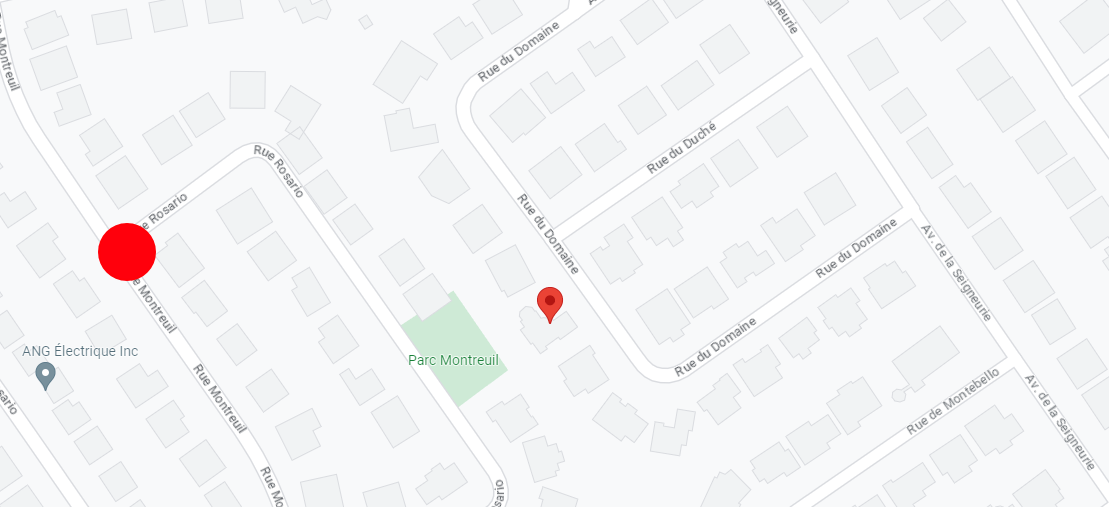
#> input picture src/primary_aircraft/cv_core/map2.png, 1109 x 507 px, found by its file name
$ python cv_core.py
#> lines starting #> are read from the running program, lines starting #| are printed output that depends on the picture; after the words box and inside, x2 and y2 are one past the last pixel; in counts of white or black regions, pixels touching at a corner belong together
### src/utils/nav_math.py
import math

from numpy import pi, sin, cos, arcsin, sqrt


def radius (lat):
    lat = math.radians(lat) #converting into radians
    a = 6378.137  #Radius at sea level at equator
    b = 6356.752  #Radius at poles
    c = (a**2*math.cos(lat))**2
    d = (b**2*math.sin(lat))**2
    e = (a*math.cos(lat))**2
    f = (b*math.sin(lat))**2
    R = math.sqrt((c+d)/(e+f))
    return R # @sea level

# [56 lines left out: functions distCoords, distCoords2, not called in this run]

def get_lat_lon_from_dy_dx(latitude, longitude, dx, dy):
    r_earth = radius(latitude)
    new_latitude = latitude + (dy /1000 / r_earth) * (180 / pi);
    new_longitude = longitude + (dx /1000 / r_earth) * (180 / pi) / cos(latitude * pi / 180);

    return new_latitude, new_longitude

# [63 lines left out: functions get_point_at_distance, orientation, not called in this run]
    # N dlat ; E dlon -> ex: (N 10deg ; E 20deg)

# [8 lines that do not run on import are left out]

### src/primary_aircraft/cv_core/cv_core.py
# Nous tentons de calculer la position d'une cible CIRCULAIRE d'une couleur connue à partir d'un avion en vol. Nous connaissons sa position GPS et son altitude, ainsi que son orientation.
# Nous utiliseron python et open cv
# Inputs:
#   - Résolution (échelle) [m/px]
#   - Coordonnées GPS du centre de l'image [GPS]
#   - Couleur recherchée
#   - Image
#   - Bearing / Orientation / Yaw

# 1) Détecter la cible sur l'image
#
# 2) Évaluer la position de la cible [en pixels] par rapport au centre de l'image
#
# 3) Utiliser l'altitude [en metres], la direction [degrès par rapport au nord] et la position du véhicule [coordonnées GPS] pour calculer la position de la cible

import math

import cv2
import numpy as np

from utils.nav_math import get_lat_lon_from_dy_dx
from modules.cameratransform import SpatialOrientation, camera, projection


# [61 lines left out: functions calculate_target_coordinates_horizontal, get_img_offset_meters, not called in this run]


def color_detection(color, hsv, img):
    # traitement des couleurs sur l'image (color_detection(color, hsv))
    # filtrage (upper and lower color)
    color = color.lower()
    if color == "rouge" or color == "red":

        # lower boundary RED color range values; Hue (0 - 10)
        lower_red1 = np.array([0, 100, 25])  # S was 80
        upper_red1 = np.array([10, 255, 255])

        # upper boundary RED color range values; Hue (160 - 180)
        lower_red2 = np.array([170, 100, 25])  # H = 170 ou autre chose...
        upper_red2 = np.array([180, 255, 255])

        lower_mask = cv2.inRange(hsv, lower_red1, upper_red1)
        upper_mask = cv2.inRange(hsv, lower_red2, upper_red2)

        mask = lower_mask + upper_mask

        result = cv2.bitwise_and(img, img, mask=mask)

        return (result, mask)


    elif color == "jaune" or color == "yellow":

        # lower and upper boundaries YELLOW color range values; Hue (40 - 75)
        lower_jaune = np.array([20, 80, 50])
        upper_jaune = np.array([39, 255, 255])

        mask = cv2.inRange(hsv, lower_jaune,
                           upper_jaune)  # select the green pixel in the range of the lower and upper green limit

        result = cv2.bitwise_and(img, img, mask=mask)

        return (result, mask)

    elif color == "vert" or color == "verte" or color == "green":
        # lower and upper boundaries GREEN color range values; Hue (40 - 75)
        lower_green = np.array([40, 80, 25])  # lower_green = np.array([40, 80, 25])
        upper_green = np.array([80, 255, 255])

        mask = cv2.inRange(hsv, lower_green,
                           upper_green)  # select the green pixel in the range of the lower and upper green limit

        result = cv2.bitwise_and(img, img, mask=mask)

        return (result, mask)

    elif color == "turquoise":
        # lower and upper boundaries TURQUOISE color range values; Hue (40 - 75)
        lower_turquoise = np.array([85, 80, 25])
        upper_turquoise = np.array([95, 255, 255])

        mask = cv2.inRange(hsv, lower_turquoise,
                           upper_turquoise)  # select the turquoise pixel in the range of the lower and upper turquoise limit

        result = cv2.bitwise_and(img, img, mask=mask)

        return (result, mask)

    elif color == "bleu" or color == "bleue" or color == "blue":
        lower_blue = np.array([100, 80, 25])
        upper_blue = np.array([135, 255, 255])

        mask = cv2.inRange(hsv, lower_blue,
                           upper_blue)  # select the blue pixel in the range of the lower and upper blue limit

        result = cv2.bitwise_and(img, img, mask=mask)

        return (result, mask)

    elif color == "rose" or color == "pink":
        # lower and upper boundaries PINK color range value
        lower_pink = np.array([145, 80, 25])
        upper_pink = np.array([169, 255, 255])

        mask = cv2.inRange(hsv, lower_pink,
                           upper_pink)  # select the pink pixel in the range of the lower and upper pink limit

        result = cv2.bitwise_and(img, img, mask=mask)

        return (result, mask)

    # Not working well...
    elif color == "mauve" or color == "purple":
        # lower and upper boundaries PINK color range value
        lower_purple = np.array([135, 50, 25])
        upper_purple = np.array([145, 255, 255])

        mask = cv2.inRange(hsv, lower_purple,
                           upper_purple)  # select the pink pixel in the range of the lower and upper pink limit

        result = cv2.bitwise_and(img, img, mask=mask)

        return (result, mask)


def detect_target(frame, color):
    """
    Detects the target on the captured frame.

    Args:
        frame: The image frame as taken from the camera
        color: A string describing the target's color

    Returns:
        frame: The image frame as taken from the camera, with the detected contour.
        target_contour: The contour of the target if detected, otherwise None
    """

    # Convertir l'image en espace de couleur HSV
    hsv_frame = cv2.cvtColor(frame, cv2.COLOR_BGR2HSV)

    # Filtrer la couleur rouge dans l'image
    result, mask = color_detection(color, hsv_frame, frame)

    # Appliquer un flou pour réduire le bruit
    blurred_mask = cv2.GaussianBlur(mask, (5, 5), 0)

    # Trouver les contours de la cible
    contours, _ = cv2.findContours(blurred_mask, cv2.RETR_EXTERNAL, cv2.CHAIN_APPROX_SIMPLE)

    # Identifier le contour circulaire le plus grand (supposé être la cible)
    if len(contours) == 0:

        return frame, None

    else:
        target_contour = max(contours, key=cv2.contourArea)

        # Dessiner le contour de la cible sur l'image d'origine
        cv2.drawContours(frame, [target_contour], -1, (0, 255, 0), 2)

        return frame, target_contour


def pos_target(frame, target_contour):
    '''
    Find the position of the center of the target relative to the image center.

    Args:
        frame: The image
        target_contour: The contour of the detected target

    Returns:
        pos: The [X, Y] coordinates (in pixels) of the target's center relative to the image center.
             A positive X indicates the target is on the right side of the image and
             a positive Y indicates that the target is on the upper side of the image.

    '''

    # Calculer les coordonnées du centre de l'image
    height, width = frame.shape[:2]
    center_x_image = width // 2
    center_y_image = height // 2

    # Trouver le centre du contour de la cible
    M = cv2.moments(target_contour)
    center_x_target = int(M["m10"] / M["m00"])
    center_y_target = int(M["m01"] / M["m00"])
    # on dessine un point au centre de l'image
    cv2.circle(frame, (center_x_target, center_y_target), 3, (0, 255, 0), -1)
    cv2.line(frame, (center_x_target, center_y_target), (center_x_image, center_y_image), (0, 255, 0), 2)

    # Calculer les positions relatives de la cible par rapport au centre de l'image
    relative_position_x = center_x_target - center_x_image
    relative_position_y = - center_y_target + center_y_image

    print("Position relative de la cible par rapport au centre de l'image (en pixels) :")
    print("X :", relative_position_x)
    print("Y :", relative_position_y)

    pos = [center_x_target, center_y_target]
    rel_pos = [relative_position_x, relative_position_y]

    return rel_pos, pos


def locate_target(bearing, center_gps, x_y_target, resolution):
    '''
    Locate the target based on the GPS coordinate system.

    Args:
        bearing: the compass bearing [degrees from North]
        center_gps: the gps coordinates of the image center,
                    assumed to be the coordinates of the plane [latitude. longitude]
        x_y_target: the [X, Y] coordinates of the target about the image center
        resolution: The camera's resolution per meter of altitude [m/(px*m)]

    Returns:
        target_gps: The target's GPS coordinates.
    '''

    # Convertir la direction de l'avion de degrés en radians
    bearing_rad = math.radians(bearing)

    # Convertir les coordonnées GPS du véhicule en coordonnées cartésiennes (X, Y) par rapport à l'origine (centre de l'image)
    # Vous pouvez utiliser des formules de conversion spécifiques en fonction de votre système de coordonnées (par exemple, WGS84)
    latitude_origin = center_gps[0]
    longitude_origin = center_gps[1]

    # Convertir la position de la cible de pixels en mètres
    x = x_y_target[0] * resolution  # Vous devrez connaître la résolution de l'image en mètres/pixel
    y = x_y_target[1] * resolution  # Vous devrez connaître la résolution de l'image en mètres/pixel

    # Effectuer la rotation en fonction de la direction de l'avion [mètres vers l'Est et vers le Nord]
    rotated_x = x * math.cos(bearing_rad) - y * math.sin(bearing_rad)
    rotated_y = x * math.sin(bearing_rad) + y * math.cos(bearing_rad)

    # À partir des coordonnées du véhicule et le offset en mètres vers le Nord et le Sud, trouver les coordonnées de la Cible
    dlat, dlong = get_lat_lon_from_dy_dx(latitude_origin, longitude_origin, rotated_x, rotated_y)
    # dlat2, dlong2 = get_point_at_distance(latitude_origin, longitude_origin, rotated_x, rotated_y)

    target_gps = [dlat, dlong]
    target_pos_rel = [x, y]

    return target_gps, target_pos_rel

if __name__ == '__main__':
    resolution = 945.4581754044675 / 803
    resolution = 463.6084526469746 / 1109
    latitude_vehicule, longitude_vehicule = 45.51778389240875, -73.78416575263206
    bearing = 0

    # Charger l'image
    image_path = r'C:\Users\Dolar\OneDrive\Bureau\All files\Projects\AdvancedACP\src\primary_aircraft\cv_core\map2.png'
    image = cv2.imread(image_path)
#> image is the input picture: shape (507, 1109, 3); mean B, G, R 245.1, 244.2, 244

    res, target_contour = detect_target(image, 'red')
#> in color_detection, `lower_mask = cv2.inRange(hsv, lower_red1, upper_red1)`:
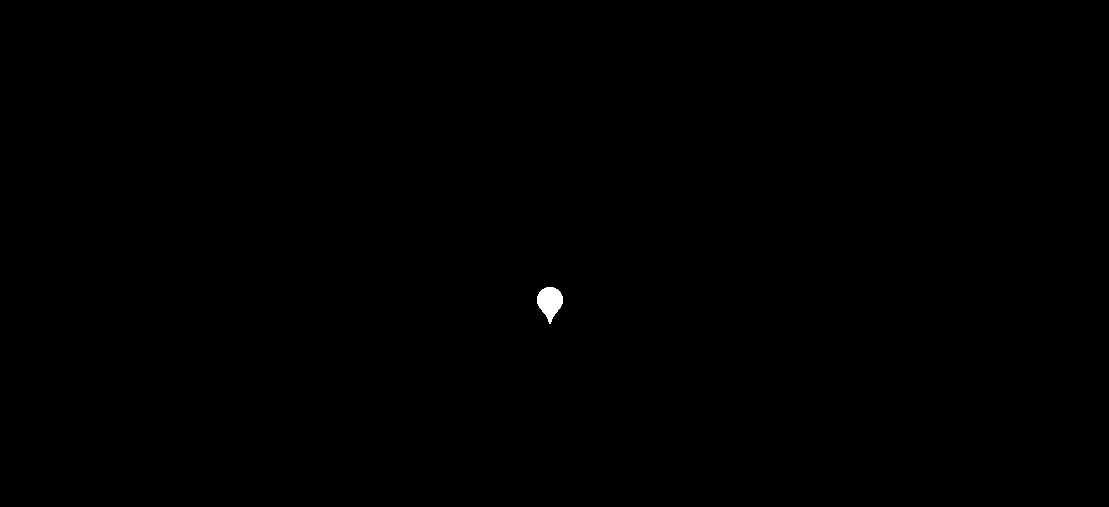
#> lower_mask: shape (507, 1109); 0.11% white; 1 white region, box (x1, y1, x2, y2) and area: (537, 287, 563, 324) 617
#> in color_detection, `upper_mask = cv2.inRange(hsv, lower_red2, upper_red2)`:
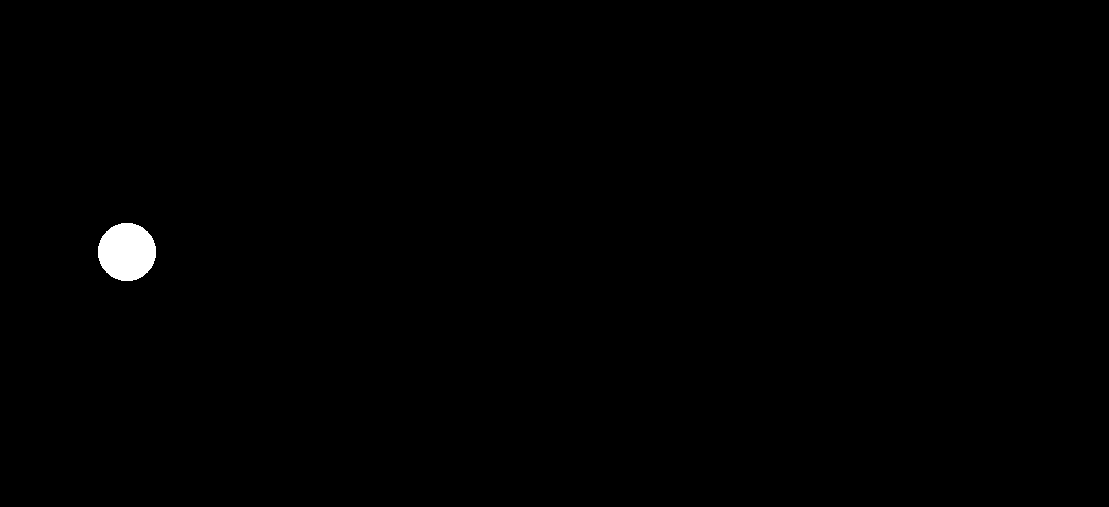
#> upper_mask: shape (507, 1109); 0.47% white; 1 white region, box (x1, y1, x2, y2) and area: (98, 223, 156, 281) 2653
#> in detect_target, `contours, _ = cv2.findContours(blurred_mask, cv2.RETR_EXTERNAL, cv2.CH..`: contours = 2 contours; box (x1, y1, x2, y2) and area: (96, 221, 158, 283) 3042, (535, 285, 565, 326) 834
#> in detect_target, `target_contour = max(contours, key=cv2.contourArea)`: target_contour = contour of 84 points, box (x1, y1, x2, y2) (96, 221, 158, 283), area 3042
    if target_contour is None:
        print('\nNo target detected.')
    else:
        target_pos_rel, target_pos = pos_target(image, target_contour)
#> in pos_target, `M = cv2.moments(target_contour)`: M = moments, m00 3042, centre m10/m00, m01/m00 = (126.5, 251.5)
#> in pos_target, `center_x_target = int(M["m10"] / M["m00"])`: center_x_target = 126
#> in pos_target, `center_y_target = int(M["m01"] / M["m00"])`: center_y_target = 251
#> in pos_target, `cv2.line(frame, (center_x_target, center_y_target), (center_x_image, c..`:
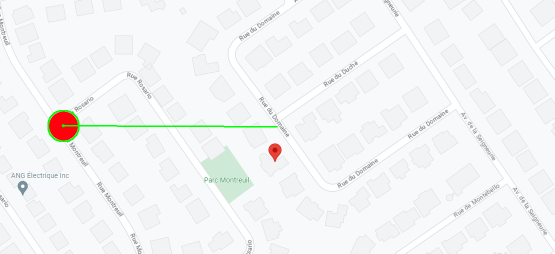
#> frame: shape (507, 1109, 3) (shown at 1/2 size); mean B, G, R 244.3, 244.3, 243.2
#> in pos_target, `relative_position_x = center_x_target - center_x_image`: relative_position_x = -428
#> in pos_target, `relative_position_y = - center_y_target + center_y_image`: relative_position_y = 2
#| X : -428
#| Y : 2
#> in pos_target, `pos = [center_x_target, center_y_target]`: pos = [126, 251]
#> in pos_target, `rel_pos = [relative_position_x, relative_position_y]`: rel_pos = [-428, 2]
#> target_pos_rel = [-428, 2]; target_pos = [126, 251]
        target_gps, target_pos_rel = locate_target(bearing, [latitude_vehicule, longitude_vehicule], target_pos_rel,
                                                   resolution)
#> in locate_target, `x = x_y_target[0] * resolution  # Vous devrez connaître la résolution ..`: x = -178.9
#> in locate_target, `y = x_y_target[1] * resolution  # Vous devrez connaître la résolution ..`: y = 0.836
#> in locate_target, `rotated_x = x * math.cos(bearing_rad) - y * math.sin(bearing_rad)`: rotated_x = -178.9
#> in locate_target, `rotated_y = x * math.sin(bearing_rad) + y * math.cos(bearing_rad)`: rotated_y = 0.836
#> in get_lat_lon_from_dy_dx, `new_latitude = latitude + (dy /1000 / r_earth) * (180 / pi);`: new_latitude = 45.52
#> in get_lat_lon_from_dy_dx, `new_longitude = longitude + (dx /1000 / r_earth) * (180 / pi) / cos(la..`: new_longitude = -73.79
#> in locate_target, `dlat, dlong = get_lat_lon_from_dy_dx(latitude_origin, longitude_origin..`: dlat = 45.52; dlong = -73.79
#> in locate_target, `target_gps = [dlat, dlong]`: target_gps = [45.52, -73.79]
#> in locate_target, `target_pos_rel = [x, y]`: target_pos_rel = [-178.9, 0.836]
#> target_gps = [45.52, -73.79]; target_pos_rel = [-178.9, 0.836]

        cv2.putText(image, text='RELATIVE_POSITION: {} (meters - image CS)'.format(target_pos_rel),
                    org=(10, 20),
                    fontFace=cv2.FONT_HERSHEY_SIMPLEX, fontScale=0.4, color=(0, 0, 0),
                    thickness=1, lineType=cv2.LINE_AA)

        cv2.putText(image, text='TARGET_GPS = {} (degrees N-E)'.format(target_gps),
                    org=(10, 40),
                    fontFace=cv2.FONT_HERSHEY_SIMPLEX, fontScale=0.4, color=(0, 0, 0),
                    thickness=1, lineType=cv2.LINE_AA)

        cv2.putText(image, text='BEARING = {} (degrees N)'.format(bearing),
                    org=(10, 60),
                    fontFace=cv2.FONT_HERSHEY_SIMPLEX, fontScale=0.4, color=(0, 0, 0),
                    thickness=1, lineType=cv2.LINE_AA)
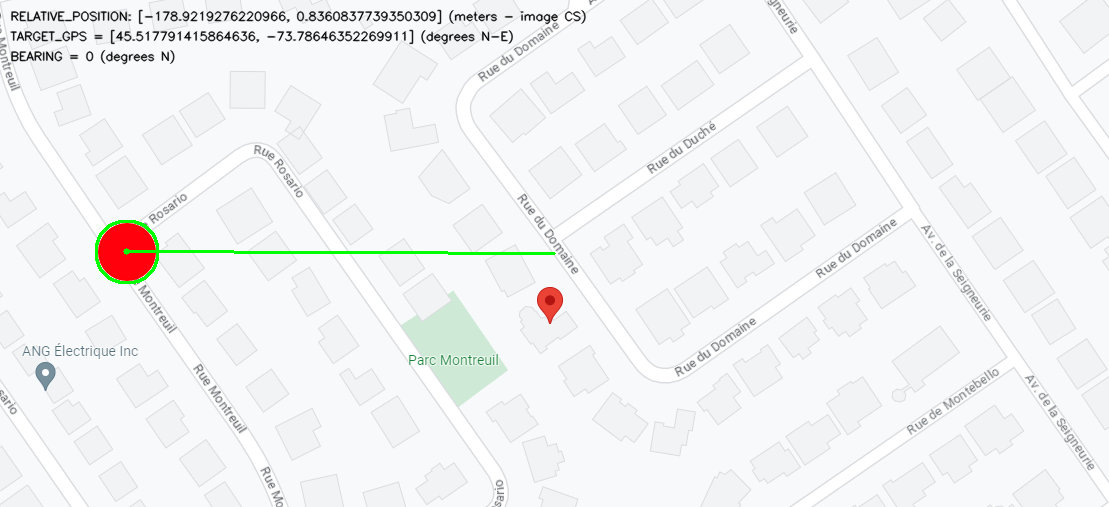
#> image: shape (507, 1109, 3); mean B, G, R 242.7, 242.7, 241.6

        cv2.imshow('Image avec la cible détectée', image)
        cv2.waitKey(0)
        cv2.destroyAllWindows()

$ run again, with src/primary_aircraft/cv_core/image.png copied over src/primary_aircraft/cv_core/map2.png
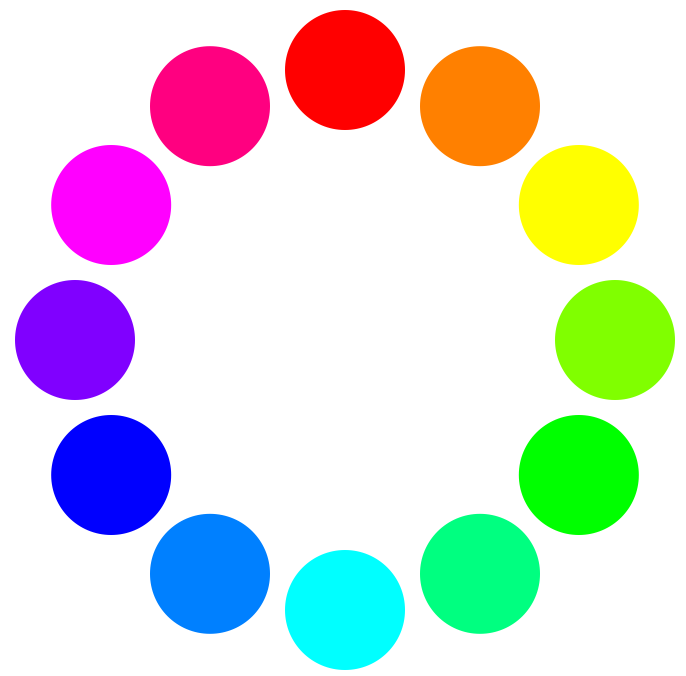
#> input picture src/primary_aircraft/cv_core/image.png, 686 x 676 px, found by its file name
#> image is the input picture: shape (676, 686, 3); mean B, G, R 217.7, 217.7, 217.7
#> hsv_frame: shape (676, 686, 3); mean H, S, V 24.6, 74.6, 255
#> in color_detection, `lower_mask = cv2.inRange(hsv, lower_red1, upper_red1)`:
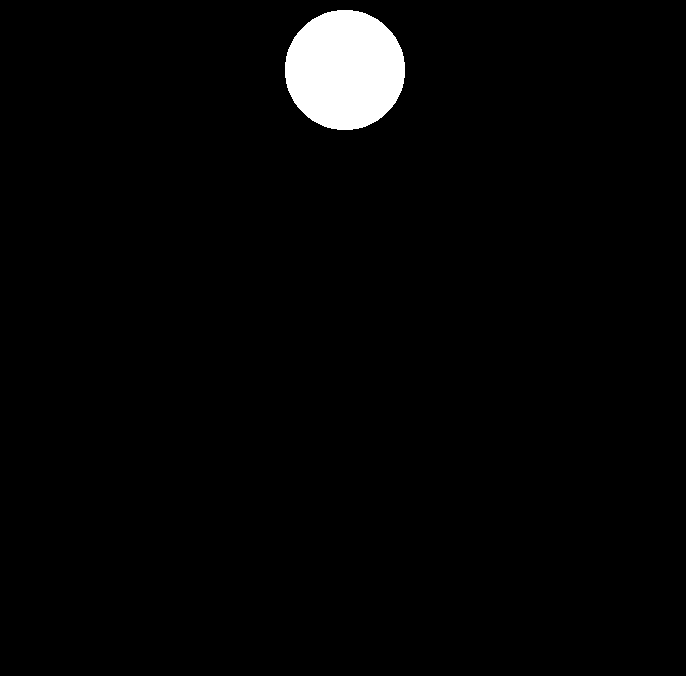
#> lower_mask: shape (676, 686); 2.4% white; 1 white region
#> upper_mask: shape (676, 686); every value is 0
#> contours = 1 contour; box (x1, y1, x2, y2) and area: (283, 8, 407, 132) 12135
#> in detect_target, `target_contour = max(contours, key=cv2.contourArea)`: target_contour = contour of 168 points, box (x1, y1, x2, y2) (283, 8, 407, 132), area 12135
#> M = moments, m00 12135, centre m10/m00, m01/m00 = (344.5, 69.5)
#> center_x_target = 344
#> center_y_target = 69
#> relative_position_x = 1
#> relative_position_y = 269
#| X : 1
#| Y : 269
#> pos = [344, 69]
#> rel_pos = [1, 269]
#> `target_pos_rel, target_pos = pos_target(image, target_contour)`: target_pos = [344, 69]
#> x = 0.418
#> y = 112.5
#> rotated_x = 0.418
#> rotated_y = 112.5
#> new_latitude = 45.52
#> new_longitude = -73.78
#> dlat = 45.52; dlong = -73.78
#> in locate_target, `target_gps = [dlat, dlong]`: target_gps = [45.52, -73.78]
#> in locate_target, `target_pos_rel = [x, y]`: target_pos_rel = [0.418, 112.5]
#> `target_gps, target_pos_rel = locate_target(bearing, [latitude_vehicule..`: target_gps = [45.52, -73.78]; target_pos_rel = [0.418, 112.5]
#> `cv2.putText(image, text='BEARING = {} (degrees N)'.format(bearing), or..`:
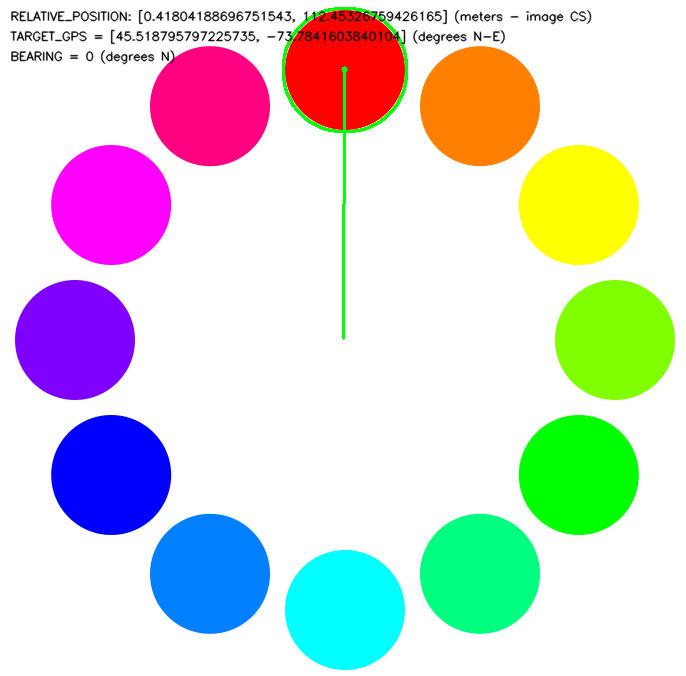
#> image: shape (676, 686, 3); mean B, G, R 214.9, 216.1, 214.6
